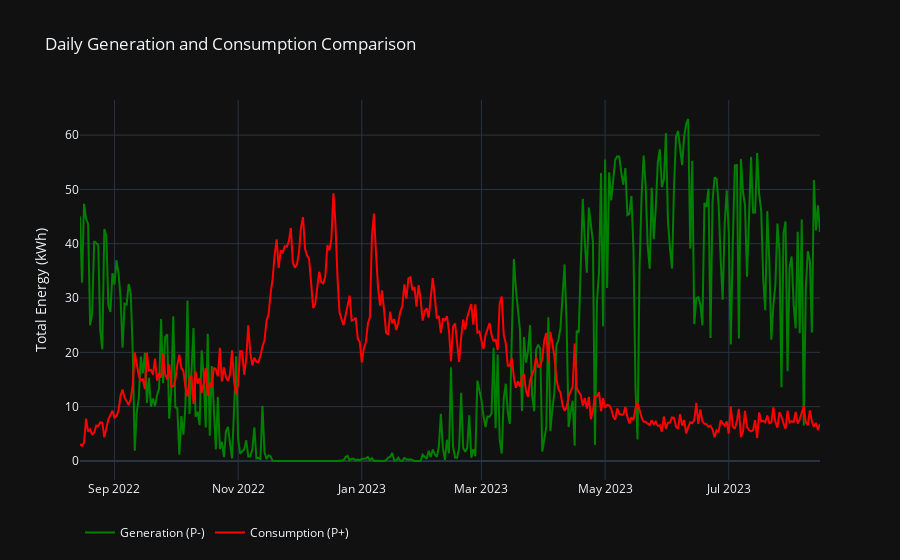

Notebook cell for this chart:
### Code cell
# Group generation and consumption data by day, calculate the sum
generation_daily = df_g.groupby('Date')['Average P- per Hour'].sum()
consumption_daily = df_c.groupby('Date')['Average P+ per Hour'].sum()

# Create traces for generation and consumption
trace_generation = go.Scatter(
    x=generation_daily.index,
    y=generation_daily.values,
    mode='lines',
    name='Generation (P-)',
    line=dict(color='green')
)

trace_consumption = go.Scatter(
    x=consumption_daily.index,
    y=consumption_daily.values,
    mode='lines',
    name='Consumption (P+)',
    line=dict(color='red')
)

# Combine traces into data list
traces = [trace_generation, trace_consumption]

layout = go.Layout(
    title='Daily Generation and Consumption Comparison',
    xaxis=dict(),
    yaxis=dict(title='Total Energy (kWh)'),
    hovermode='closest',
    legend=dict(orientation="h")
)

# Reference data source
source_annotation = go.layout.Annotation(
    text='Source: Ignitis 2023',
    xref='paper', yref='paper',
    x=0, y=-0.25,
    showarrow=False,
    font=dict(size=10, color='grey')
)

layout['annotations'] = [source_annotation]

fig2 = go.Figure(data=traces, layout=layout)
fig2.update_layout(template="plotly_dark")

fig2.show()

### Figure 1 — Plotly figure (JSON) as saved in the notebook; plotly's stock layout.template omitted (floating-point values rounded to 4 significant figures; data arrays with more than 128 entries replaced by an {"elided": "..."} marker saying what was removed)
{"data": [{"line": {"color": "green"}, "mode": "lines", "name": "Generation (P-)", "type": "scatter", "x": {"elided": "366 str values"}, "y": {"elided": "366 float values"}}, {"line": {"color": "red"}, "mode": "lines", "name": "Consumption (P+)", "type": "scatter", "x": {"elided": "366 str values"}, "y": {"elided": "366 float values"}}], "layout": {"annotations": [{"font": {"color": "grey", "size": 10}, "showarrow": false, "text": "Source: Ignitis 2023", "x": 0, "xref": "paper", "y": -0.25, "yref": "paper"}], "hovermode": "closest", "legend": {"orientation": "h"}, "title": {"text": "Daily Generation and Consumption Comparison"}, "yaxis": {"title": {"text": "Total Energy (kWh)"}}}}
